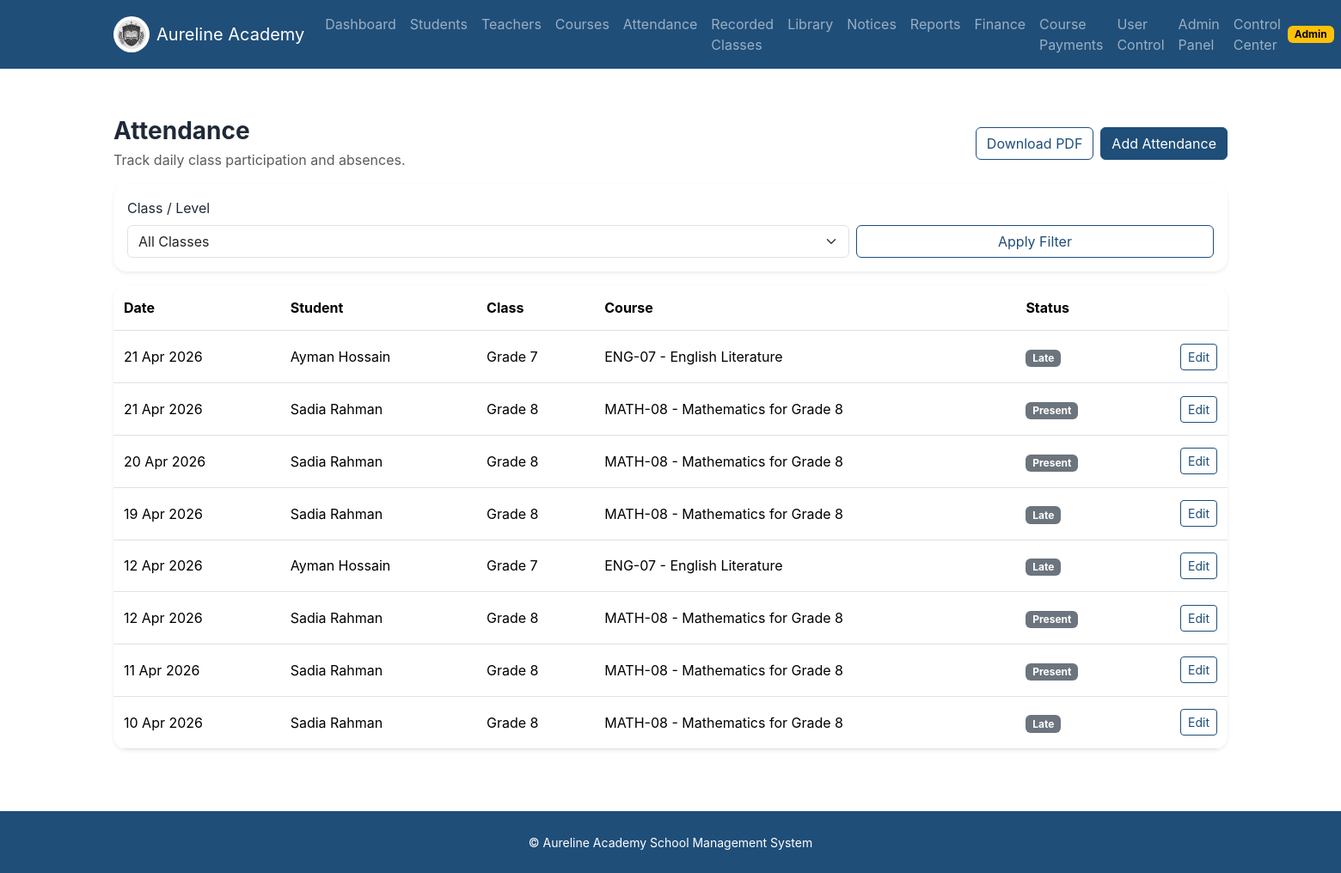
The app's page /attendance/ (signed in) with its own data.
### app/models.py (models this page shows, shortened)
class TimestampMixin:
    created_at = db.Column(db.DateTime, default=datetime.utcnow, nullable=False)
    updated_at = db.Column(db.DateTime, default=datetime.utcnow, onupdate=datetime.utcnow, nullable=False)

class User(UserMixin, TimestampMixin, db.Model):
    id = db.Column(db.Integer, primary_key=True)
    full_name = db.Column(db.String(120), nullable=False)
    email = db.Column(db.String(120), unique=True, nullable=False, index=True)
    password_hash = db.Column(db.String(255), nullable=False)
    role = db.Column(db.String(20), nullable=False, index=True)
    phone = db.Column(db.String(20))
    is_active = db.Column(db.Boolean, default=True, nullable=False)
    approval_status = db.Column(db.String(20), default="approved", nullable=False, index=True)
    registration_source = db.Column(db.String(20), default="admin_created", nullable=False)
    approved_at = db.Column(db.DateTime)
    approved_by_user_id = db.Column(db.Integer, db.ForeignKey("user.id"))
    approved_by = db.relationship("User", remote_side=[id], backref="approved_users")
    student_profile = db.relationship("StudentProfile", back_populates="user", uselist=False, cascade="all, delete-orphan")
    teacher_profile = db.relationship("TeacherProfile", back_populates="user", uselist=False, cascade="all, delete-orphan")
    submitted_course_requests = db.relationship("CourseRequest", foreign_keys="CourseRequest.requester_user_id", back_populates="requester")
    reviewed_course_requests = db.relationship("CourseRequest", foreign_keys="CourseRequest.reviewed_by_user_id", back_populates="reviewed_by")
    def get_role_badge(self):
        return self.role.title()
    def get_status_badge(self):
        return self.approval_status.title()

class Attendance(TimestampMixin, db.Model):
    __table_args__ = (
        db.UniqueConstraint("student_id", "course_id", "attended_on", name="uq_attendance_student_course_date"),
    )
    id = db.Column(db.Integer, primary_key=True)
    student_id = db.Column(db.Integer, db.ForeignKey("student_profile.id"), nullable=False)
    course_id = db.Column(db.Integer, db.ForeignKey("course.id"), nullable=False)
    status = db.Column(db.String(20), nullable=False)
    attended_on = db.Column(db.Date, nullable=False)
    notes = db.Column(db.Text)
    student = db.relationship("StudentProfile", back_populates="attendances")
    course = db.relationship("Course", back_populates="attendances")

class StudentProfile(TimestampMixin, db.Model):
    id = db.Column(db.Integer, primary_key=True)
    admission_no = db.Column(db.String(50), unique=True, nullable=False, index=True)
    user_id = db.Column(db.Integer, db.ForeignKey("user.id"), nullable=False, unique=True)
    class_name = db.Column(db.String(50), nullable=False)
    section = db.Column(db.String(20))
    guardian_name = db.Column(db.String(120), nullable=False)
    guardian_occupation = db.Column(db.String(120))
    guardian_phone = db.Column(db.String(20))
    parent_email = db.Column(db.String(120))
    current_school_name = db.Column(db.String(150))
    address = db.Column(db.Text, nullable=False)
    fee_status = db.Column(db.String(30), default="pending", nullable=False)
    progress_note = db.Column(db.Text)
    student_photo_path = db.Column(db.String(255))
    student_photo_filename = db.Column(db.String(255))
    guardian_photo_path = db.Column(db.String(255))
    guardian_photo_filename = db.Column(db.String(255))
    user = db.relationship("User", back_populates="student_profile")
    attendances = db.relationship("Attendance", back_populates="student", cascade="all, delete-orphan")
    invoices = db.relationship("Invoice", back_populates="student", cascade="all, delete-orphan")
    course_requests = db.relationship("CourseRequest", back_populates="student", cascade="all, delete-orphan")
    test_results = db.relationship("ClassTestResult", back_populates="student", cascade="all, delete-orphan")

class Course(TimestampMixin, db.Model):
    id = db.Column(db.Integer, primary_key=True)
    title = db.Column(db.String(120), nullable=False)
    code = db.Column(db.String(50), unique=True, nullable=False, index=True)
    class_name = db.Column(db.String(50), nullable=False)
    room = db.Column(db.String(50))
    schedule_text = db.Column(db.String(120))
    delivery_status = db.Column(db.String(20), default="running", nullable=False)
    next_schedule_text = db.Column(db.String(120))
    suspension_note = db.Column(db.Text)
    exam_date = db.Column(db.Date)
    description = db.Column(db.Text)
    teacher_id = db.Column(db.Integer, db.ForeignKey("teacher_profile.id"))
    zoom_meeting_id = db.Column(db.String(120))
    course_fee = db.Column(db.Numeric(10, 2), nullable=False, default=0)
    is_open_for_enrollment = db.Column(db.Boolean, nullable=False, default=True)
    teacher = db.relationship("TeacherProfile", back_populates="courses")
    attendances = db.relationship("Attendance", back_populates="course", cascade="all, delete-orphan")
    requests = db.relationship("CourseRequest", back_populates="course", cascade="all, delete-orphan")
    recordings = db.relationship("RecordedClassVideo", back_populates="course", cascade="all, delete-orphan")
    invoices = db.relationship("Invoice", back_populates="course")
    test_results = db.relationship("ClassTestResult", back_populates="course")

### app/attendance/routes.py (the view)
@attendance_bp.route("/")
@login_required
@roles_required("admin", "teacher")
def list_attendance():
    class_name = (request.args.get('class_name') or 'all').strip()
    query = Attendance.query.join(StudentProfile)
    if class_name != 'all':
        query = query.filter(StudentProfile.class_name == class_name)
    records = query.order_by(Attendance.attended_on.desc(), Attendance.id.desc()).all()
    class_options = sorted({student.class_name for student in StudentProfile.query.all()})
    return render_template("attendance/list.html", records=records, class_options=class_options, class_name=class_name)

### app/models.py (called while the page is built)
@login_manager.user_loader
def load_user(user_id):
    return db.session.get(User, int(user_id))

### app/templates/attendance/list.html (shortened to what this page needs)
{% extends 'base.html' %}
{% block content %}
<section class="py-4">
  <div class="container">
    <div class="d-flex justify-content-between align-items-center flex-wrap gap-3 mb-3">
      <div><h1 class="h3 fw-bold mb-1">Attendance</h1><p class="text-muted mb-0">Track daily class participation and absences.</p></div>
      <div class="d-flex gap-2 flex-wrap">
        <a class="btn btn-outline-primary" href="{{ url_for('exports.attendance_pdf', class_name=class_name) }}">Download PDF</a>
        <a class="btn btn-primary" href="{{ url_for('attendance.create_attendance') }}">Add Attendance</a>
      </div>
    </div>
    <form class="card card-body border-0 shadow-sm rounded-4 mb-3" method="get">
      <div class="row g-2 align-items-end">
        <div class="col-md-8"><label class="form-label">Class / Level</label><select class="form-select" name="class_name"> <option value="all">All Classes</option></select></div>
        <div class="col-md-4"><button class="btn btn-outline-primary w-100">Apply Filter</button></div>
      </div>
    </form>
    <div class="card border-0 shadow-sm rounded-4"><div class="table-responsive"><table class="table align-middle mb-0"><thead><tr><th>Date</th><th>Student</th><th>Class</th><th>Course</th><th>Status</th><th></th></tr></thead><tbody>{% for record in records %}<tr><td>{{ record.attended_on.strftime('%d %b %Y') }}</td><td>{{ record.student.user.full_name }}</td><td>{{ record.student.class_name }}</td><td>{{ record.course.code }} - {{ record.course.title }}</td><td><span class="badge text-bg-secondary">{{ record.status|title }}</span></td><td class="text-end"><a class="btn btn-sm btn-outline-primary" href="{{ url_for('attendance.edit_attendance', attendance_id=record.id) }}">Edit</a></td></tr>{% else %}<tr><td colspan="6" class="text-center text-muted py-4">No attendance records yet.</td></tr>{% endfor %}</tbody></table></div></div>
  </div>
</section>
{% endblock %}

### app/templates/base.html (shortened to what this page needs)
<!doctype html>
<html lang="en">
<head>
  <link rel="stylesheet" href="https://cdn.jsdelivr.net/npm/bootstrap@5.3.3/dist/css/bootstrap.min.css">
  <link rel="stylesheet" href="{{ url_for('static', filename='css/style.css') }}">
</head>
<body>
<nav class="navbar navbar-expand-lg navbar-dark aureline-nav sticky-top">
  <div class="container">
    <a class="navbar-brand d-flex align-items-center gap-2" href="{{ url_for('main.index') }}">
      <img src="{{ url_for('static', filename='img/aureline-logo.png') }}" alt="Aureline Academy" width="42" height="42" class="rounded-circle bg-white p-1">
      <span>Aureline Academy</span>
    </a>
    <div class="collapse navbar-collapse" id="mainNav">
      {% if current_user.is_authenticated %}
      <ul class="navbar-nav me-auto mb-2 mb-lg-0">
        <li class="nav-item"><a class="nav-link" href="{{ url_for('dashboard.home') }}">Dashboard</a></li>
        {% if current_user.role in ['admin', 'teacher'] %}
        <li class="nav-item"><a class="nav-link" href="{{ url_for('students.list_students') }}">Students</a></li>
        <li class="nav-item"><a class="nav-link" href="{{ url_for('teachers.list_teachers') }}">Teachers</a></li>
        <li class="nav-item"><a class="nav-link" href="{{ url_for('courses.list_courses') }}">Courses</a></li>
        <li class="nav-item"><a class="nav-link" href="{{ url_for('attendance.list_attendance') }}">Attendance</a></li>
        <li class="nav-item"><a class="nav-link" href="{{ url_for('integrations.recordings_library') }}">Recorded Classes</a></li>
        <li class="nav-item"><a class="nav-link" href="{{ url_for('library.catalog') }}">Library</a></li>
        <li class="nav-item"><a class="nav-link" href="{{ url_for('communication.notices') }}">Notices</a></li>
        <li class="nav-item"><a class="nav-link" href="{{ url_for('reports.summary') }}">Reports</a></li>
        {% endif %}
        {% if current_user.role == 'admin' %}
        <li class="nav-item"><a class="nav-link" href="{{ url_for('finance.overview') }}">Finance</a></li>
        <li class="nav-item"><a class="nav-link" href="{{ url_for('finance.course_requests_admin') }}">Course Payments</a></li>
        <li class="nav-item"><a class="nav-link" href="{{ url_for('auth.pending_users') }}">User Control</a></li>
        <li class="nav-item"><a class="nav-link" href="{{ url_for('admin.index') }}">Admin Panel</a></li>
        <li class="nav-item"><a class="nav-link" href="{{ url_for('dashboard.admin_hub') }}">Control Center</a></li>
        {% endif %}
      </ul>
      <div class="d-flex align-items-center gap-2">
        <span class="badge text-bg-warning">{{ current_user.get_role_badge() }}</span>
      </div>
      {% else %}
      <div class="ms-auto d-flex gap-2">
        <a class="btn btn-outline-light btn-sm" href="{{ url_for('auth.login') }}">Login</a>
        <a class="btn btn-warning btn-sm" href="{{ url_for('auth.register') }}">Student Register</a>
      </div>
      {% endif %}
    </div>
  </div>
</nav>
<main>
  <div class="container py-3">
  </div>
  {% block content %}{% endblock %}
</main>
<footer class="py-4 text-center text-white aureline-footer mt-5">
  <small>© Aureline Academy School Management System</small>
</footer>
</body>
</html>

### app/static/css/style.css (style rules this page uses)
:root { --aureline-primary: #1f4e79; --aureline-secondary: #f4b400; --aureline-bg: #f6f9fc; --aureline-text: #1f2937; }
body { font-family: Inter, "Segoe UI", sans-serif; color: var(--aureline-text); background: #ffffff; }
.aureline-nav, .aureline-footer { background: var(--aureline-primary); }
.btn-primary { background: var(--aureline-primary); border-color: var(--aureline-primary); }
.btn-outline-primary { color: var(--aureline-primary); border-color: var(--aureline-primary); }
.table > :not(caption) > * > * { padding: 0.9rem 0.75rem; }
.card { overflow: hidden; }

### records on screen
User: get_role_badge "Admin"
Attendance: attended_on "21 Apr 2026", student.user.full_name "Ayman Hossain", student.class_name "Grade 7", course.code "ENG-07", course "English Literature", status "Late"
Attendance: attended_on "21 Apr 2026", student.user.full_name "Sadia Rahman", student.class_name "Grade 8", course.code "MATH-08", course "Mathematics for Grade 8", status "Present"
Attendance: attended_on "20 Apr 2026", student.user.full_name "Sadia Rahman", student.class_name "Grade 8", course.code "MATH-08", course "Mathematics for Grade 8", status "Present"
Attendance: attended_on "19 Apr 2026", student.user.full_name "Sadia Rahman", student.class_name "Grade 8", course.code "MATH-08", course "Mathematics for Grade 8", status "Late"
Attendance: attended_on "12 Apr 2026", student.user.full_name "Ayman Hossain", student.class_name "Grade 7", course.code "ENG-07", course "English Literature", status "Late"
Attendance: attended_on "12 Apr 2026", student.user.full_name "Sadia Rahman", student.class_name "Grade 8", course.code "MATH-08", course "Mathematics for Grade 8", status "Present"
Attendance: attended_on "11 Apr 2026", student.user.full_name "Sadia Rahman", student.class_name "Grade 8", course.code "MATH-08", course "Mathematics for Grade 8", status "Present"
Attendance: attended_on "10 Apr 2026", student.user.full_name "Sadia Rahman", student.class_name "Grade 8", course.code "MATH-08", course "Mathematics for Grade 8", status "Late"
